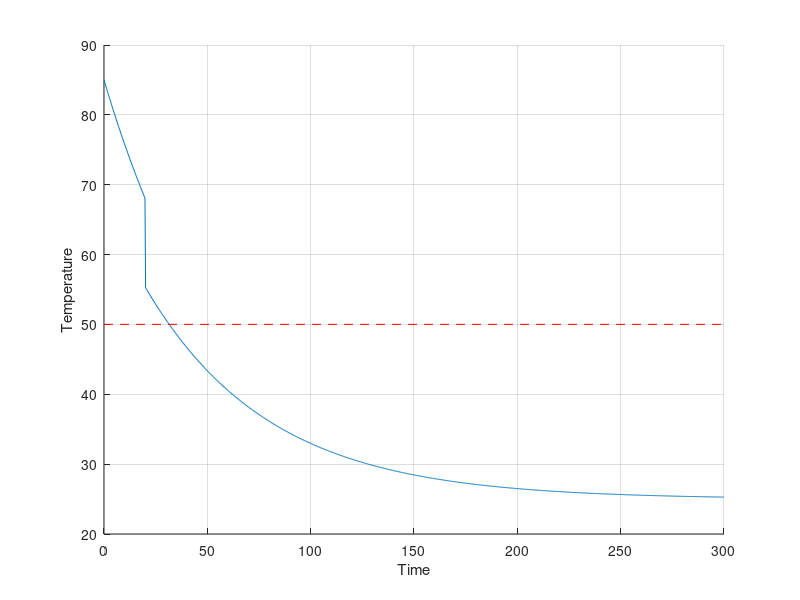

Reproduce this figure in MATLAB.

initial_temperature = 85;
cooler_temperature = 25;
milk_temperature = 4;
optimal_temperature = 50;
k = 1/60;

cup_volume = 350e-3; %L
num_of_teaspoons = 2;
teaspoon = 4.92e-3; %teaspoon volume
water_density = 999.97; %kg/m^3
p = 0.8; %amount of coffee in cup without milk (percentage)
water_mass = water_density*(cup_volume - num_of_teaspoons*teaspoon)*p;
coffee_mass_per_teaspoon = 3.3e-3; %kg
coffee_mass = coffee_mass_per_teaspoon*num_of_teaspoons;
brewed_coffee_mass = coffee_mass + water_mass;
milk_mass = water_density*(cup_volume - num_of_teaspoons*teaspoon)*(1 - p);

time = linspace(0,5*60,1000);
milk_time = 20;
[~,time_to_add_milk] = min(abs(time - milk_time)); %time index of milk time

temperature = initial_temperature;
f = @(temperature,k,cooler_temperature) -k*(temperature - cooler_temperature);
for i = 2:length(time)
    if i == time_to_add_milk
        %assuming that brewed coffee and milk have the same heat capacity as water
        mixture_temperature = (brewed_coffee_mass*temperature(i-1) + milk_mass*milk_temperature)/...
            (brewed_coffee_mass + milk_mass);
        temperature(i) = mixture_temperature;
    else
        step = (time(i) - time(i-1));
        temperature(i) = temperature(i-1) + step*f(temperature(i-1),k,cooler_temperature);
    end
end
[~,index] = min(abs(temperature - optimal_temperature));

figure;
hold on;
plot(time,temperature);
plot([0,max(time)],[temperature(index),temperature(index)],'--red');
hold off;
grid on;
xlabel('Time');
ylabel('Temperature');